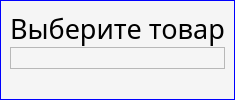
                    <widget class="QWidget" name="product_cart_page">
                     <layout class="QVBoxLayout" name="verticalLayout_8">
                      <property name="spacing">
                       <number>0</number>
                      </property>
                      <property name="leftMargin">
                       <number>0</number>
                      </property>
                      <property name="topMargin">
                       <number>0</number>
                      </property>
                      <property name="rightMargin">
                       <number>0</number>
                      </property>
                      <property name="bottomMargin">
                       <number>0</number>
                      </property>
                      <item>
                       <widget class="QFrame" name="product_cart_frame">
                        <property name="styleSheet">
                         <string notr="true">#product_cart_frame {
	background-color: rgb(245, 245, 245);
	border: 1px solid blue;
}</string>
                        </property>
                        <property name="frameShape">
                         <enum>QFrame::NoFrame</enum>
                        </property>
                        <property name="frameShadow">
                         <enum>QFrame::Raised</enum>
                        </property>
                        <layout class="QVBoxLayout" name="verticalLayout_55">
                         <property name="spacing">
                          <number>0</number>
                         </property>
                         <property name="leftMargin">
                          <number>0</number>
                         </property>
                         <property name="topMargin">
                          <number>0</number>
                         </property>
                         <property name="rightMargin">
                          <number>0</number>
                         </property>
                         <property name="bottomMargin">
                          <number>0</number>
                         </property>
                         <item>
                          <widget class="QFrame" name="frame_2">
                           <property name="sizePolicy">
                            <sizepolicy hsizetype="Preferred" vsizetype="Expanding">
                             <horstretch>0</horstretch>
                             <verstretch>0</verstretch>
                            </sizepolicy>
                           </property>
                           <property name="frameShape">
                            <enum>QFrame::NoFrame</enum>
                           </property>
                           <property name="frameShadow">
                            <enum>QFrame::Raised</enum>
                           </property>
                           <layout class="QVBoxLayout" name="verticalLayout_52">
                            <item>
                             <widget class="QFrame" name="frame_27">
                              <property name="frameShape">
                               <enum>QFrame::NoFrame</enum>
                              </property>
                              <property name="frameShadow">
                               <enum>QFrame::Raised</enum>
                              </property>
                              <layout class="QVBoxLayout" name="verticalLayout_84">
                               <property name="spacing">
                                <number>0</number>
                               </property>
                               <property name="leftMargin">
                                <number>0</number>
                               </property>
                               <property name="topMargin">
                                <number>0</number>
                               </property>
                               <property name="rightMargin">
                                <number>0</number>
                               </property>
                               <property name="bottomMargin">
                                <number>0</number>
                               </property>
                               <item>
                                <widget class="QLabel" name="init_cart_lbl">
                                 <property name="font">
                                  <font>
                                   <family>Rubik</family>
                                   <pointsize>20</pointsize>
                                  </font>
                                 </property>
                                 <property name="styleSheet">
                                  <string notr="true"/>
                                 </property>
                                 <property name="text">
                                  <string>Выберите товар</string>
                                 </property>
                                 <property name="alignment">
                                  <set>Qt::AlignCenter</set>
                                 </property>
                                </widget>
                               </item>
                               <item>
                                <widget class="QFrame" name="frame_31">
                                 <property name="frameShape">
                                  <enum>QFrame::StyledPanel</enum>
                                 </property>
                                 <property name="frameShadow">
                                  <enum>QFrame::Raised</enum>
                                 </property>
                                 <layout class="QVBoxLayout" name="verticalLayout_97">
                                  <property name="spacing">
                                   <number>0</number>
                                  </property>
                                  <property name="leftMargin">
                                   <number>0</number>
                                  </property>
                                  <property name="topMargin">
                                   <number>20</number>
                                  </property>
                                  <property name="rightMargin">
                                   <number>0</number>
                                  </property>
                                  <property name="bottomMargin">
                                   <number>0</number>
                                  </property>
                                  <item>
                                   <layout class="QVBoxLayout" name="product_layout"/>
                                  </item>
                                 </layout>
                                </widget>
                               </item>
                               <item>
                                <spacer name="verticalSpacer_7">
                                 <property name="orientation">
                                  <enum>Qt::Vertical</enum>
                                 </property>
                                 <property name="sizeHint" stdset="0">
                                  <size>
                                   <width>0</width>
                                   <height>0</height>
                                  </size>
                                 </property>
                                </spacer>
                               </item>
                              </layout>
                             </widget>
                            </item>
                           </layout>
                          </widget>
                         </item>
                        </layout>
                       </widget>
                      </item>
                     </layout>
                    </widget>
